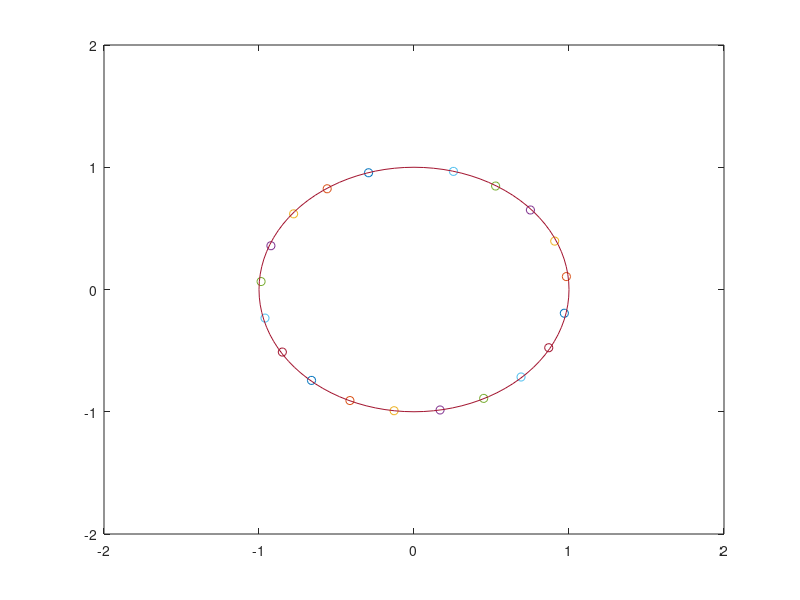

The MATLAB source for this figure:
grad_U = @(q) q;
p = 0;
q = 1;
current_p = p;
epsilon = 0.3;
L = 20;
for i = 1:L
    p = p - epsilon * grad_U(q) / 2;
    q = q + epsilon * p;
    p = p - epsilon * grad_U(q) / 2;
    plot(p,q,'o');
    hold on;
end
axis([-2 2 -2 2]);
% p = p - epsilon * grad_U(q) / 2;
% plot(p,q, 'o');
% hold on;

theta=0:pi/50:2*pi;
x=cos(theta);
y=sin(theta);
plot(x,y,'-');
hold on;